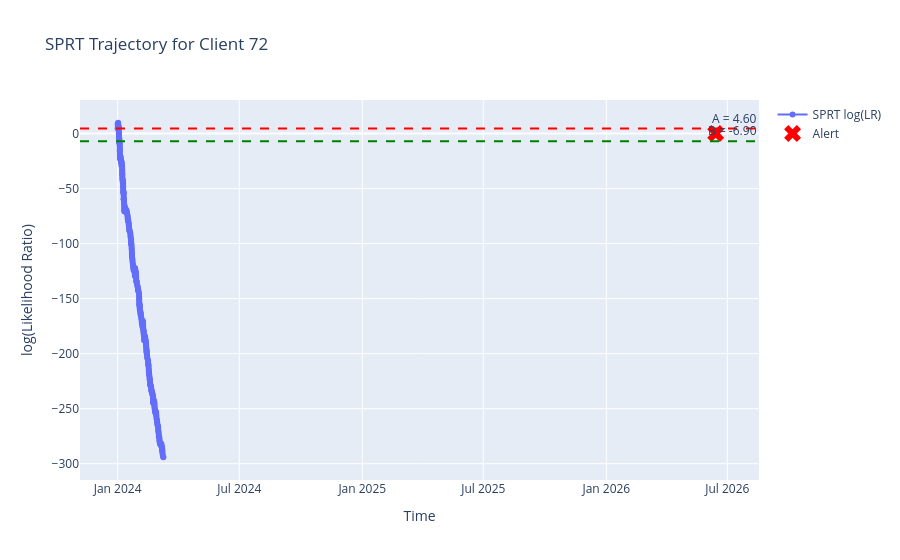
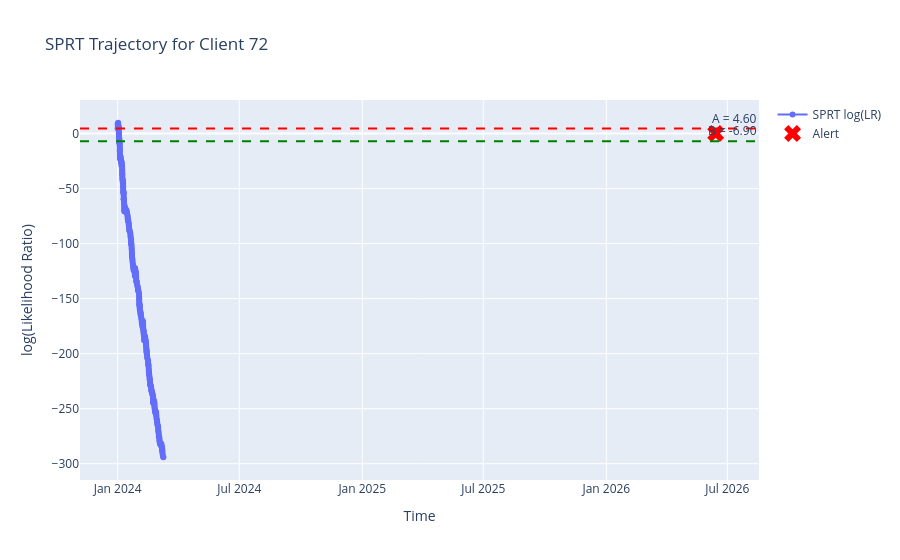

Notebook source saved alongside these figures, in order:
### Code cell
import sys
sys.path.append('C:/Users/korephan/Desktop/sprt-fraud-detector')

from scripts.sprt_core import SPRT

# Выбери клиента, у которого были алерты
print("Клиенты с алартами:", alerts['client_id'].unique())

client_id = alerts['client_id'].iloc[0] if len(alerts) > 0 else 1
print(f"\nГрафик для клиента {client_id}")

client_df = df[df['client_id'] == client_id].copy()

# Рассчитываем SPRT-статистику
sprt = SPRT()

log_lr_history = []
current_lr = 0
for _, row in client_df.iterrows():
    ll_h1 = sprt.log_likelihood_ratio(row['amount'], is_fraud_hypothesis=True)
    ll_h0 = sprt.log_likelihood_ratio(row['amount'], is_fraud_hypothesis=False)
    current_lr += (ll_h1 - ll_h0)
    log_lr_history.append(current_lr)

fig = go.Figure()
fig.add_trace(go.Scatter(
    x=client_df['txn_time'],
    y=log_lr_history,
    mode='lines+markers',
    name='SPRT log(LR)'
))

fig.add_hline(y=sprt.A, line_dash="dash", line_color="red", annotation_text=f"A = {sprt.A:.2f}")
fig.add_hline(y=sprt.B, line_dash="dash", line_color="green", annotation_text=f"B = {sprt.B:.2f}")

client_alerts = alerts[alerts['client_id'] == client_id]
if len(client_alerts) > 0:
    fig.add_trace(go.Scatter(
        x=client_alerts['alert_time'],
        y=client_alerts['log_lr'],
        mode='markers',
        marker=dict(size=15, symbol='x', color='red'),
        name='Alert'
    ))

fig.update_layout(
    title=f'SPRT Trajectory for Client {client_id}',
    xaxis_title='Time',
    yaxis_title='log(Likelihood Ratio)'
)

fig.show()

from scripts.sprt_core import SPRT

# Выбери клиента, у которого были алерты
# Посмотрим, у каких клиентов есть алерты
print("Клиенты с алартами:", alerts['client_id'].unique())

# Возьмём первого клиента из списка
client_id = alerts['client_id'].iloc[0] if len(alerts) > 0 else 1
print(f"\nГрафик для клиента {client_id}")

client_df = df[df['client_id'] == client_id].copy()

# Рассчитываем SPRT-статистику
sprt = SPRT()

log_lr_history = []
current_lr = 0
for _, row in client_df.iterrows():
    ll_h1 = sprt.log_likelihood_ratio(row['amount'], is_fraud_hypothesis=True)
    ll_h0 = sprt.log_likelihood_ratio(row['amount'], is_fraud_hypothesis=False)
    current_lr += (ll_h1 - ll_h0)
    log_lr_history.append(current_lr)

# График
fig = go.Figure()
fig.add_trace(go.Scatter(
    x=client_df['txn_time'],
    y=log_lr_history,
    mode='lines+markers',
    name='SPRT log(LR)'
))

# Пороги
fig.add_hline(y=sprt.A, line_dash="dash", line_color="red", annotation_text=f"A = {sprt.A:.2f}")
fig.add_hline(y=sprt.B, line_dash="dash", line_color="green", annotation_text=f"B = {sprt.B:.2f}")

# Алерты
client_alerts = alerts[alerts['client_id'] == client_id]
if len(client_alerts) > 0:
    fig.add_trace(go.Scatter(
        x=client_alerts['alert_time'],
        y=client_alerts['log_lr'],
        mode='markers',
        marker=dict(size=15, symbol='x', color='red'),
        name='Alert'
    ))

fig.update_layout(
    title=f'SPRT Trajectory for Client {client_id}',
    xaxis_title='Time',
    yaxis_title='log(Likelihood Ratio)'
)

fig.show()

### Figure 1 — Plotly figure (JSON) as saved in the notebook; plotly's stock layout.template omitted (floating-point values rounded to 4 significant figures; data arrays with more than 128 entries replaced by an {"elided": "..."} marker saying what was removed)
{"data": [{"mode": "lines+markers", "name": "SPRT log(LR)", "type": "scatter", "x": {"elided": "322 str values"}, "y": {"elided": "322 float values"}}, {"marker": {"color": "red", "size": 15, "symbol": "x"}, "mode": "markers", "name": "Alert", "type": "scatter", "x": ["2026-06-13T13:16:04.813231000"], "y": [0.0]}], "layout": {"annotations": [{"showarrow": false, "text": "A = 4.60", "x": 1, "xanchor": "right", "xref": "x domain", "y": 4.604, "yanchor": "bottom", "yref": "y"}, {"showarrow": false, "text": "B = -6.90", "x": 1, "xanchor": "right", "xref": "x domain", "y": -6.898, "yanchor": "bottom", "yref": "y"}], "shapes": [{"line": {"color": "red", "dash": "dash"}, "type": "line", "x0": 0, "x1": 1, "xref": "x domain", "y0": 4.604, "y1": 4.604, "yref": "y"}, {"line": {"color": "green", "dash": "dash"}, "type": "line", "x0": 0, "x1": 1, "xref": "x domain", "y0": -6.898, "y1": -6.898, "yref": "y"}], "title": {"text": "SPRT Trajectory for Client 72"}, "xaxis": {"title": {"text": "Time"}}, "yaxis": {"title": {"text": "log(Likelihood Ratio)"}}}}

### Figure 2 — Plotly figure (JSON) as saved in the notebook; plotly's stock layout.template omitted (floating-point values rounded to 4 significant figures; data arrays with more than 128 entries replaced by an {"elided": "..."} marker saying what was removed)
{"data": [{"mode": "lines+markers", "name": "SPRT log(LR)", "type": "scatter", "x": {"elided": "322 str values"}, "y": {"elided": "322 float values"}}, {"marker": {"color": "red", "size": 15, "symbol": "x"}, "mode": "markers", "name": "Alert", "type": "scatter", "x": ["2026-06-13T13:16:04.813231000"], "y": [0.0]}], "layout": {"annotations": [{"showarrow": false, "text": "A = 4.60", "x": 1, "xanchor": "right", "xref": "x domain", "y": 4.604, "yanchor": "bottom", "yref": "y"}, {"showarrow": false, "text": "B = -6.90", "x": 1, "xanchor": "right", "xref": "x domain", "y": -6.898, "yanchor": "bottom", "yref": "y"}], "shapes": [{"line": {"color": "red", "dash": "dash"}, "type": "line", "x0": 0, "x1": 1, "xref": "x domain", "y0": 4.604, "y1": 4.604, "yref": "y"}, {"line": {"color": "green", "dash": "dash"}, "type": "line", "x0": 0, "x1": 1, "xref": "x domain", "y0": -6.898, "y1": -6.898, "yref": "y"}], "title": {"text": "SPRT Trajectory for Client 72"}, "xaxis": {"title": {"text": "Time"}}, "yaxis": {"title": {"text": "log(Likelihood Ratio)"}}}}
